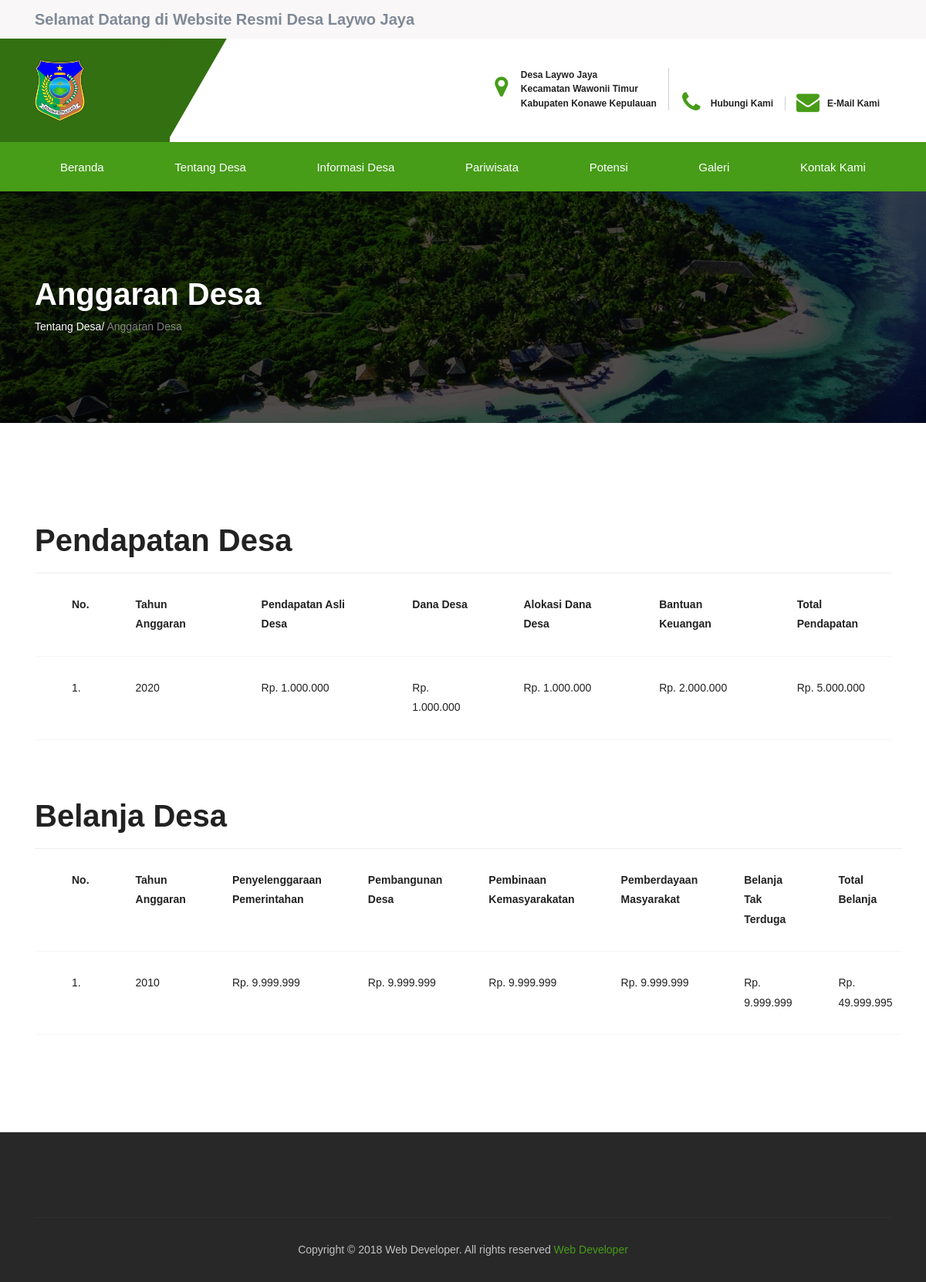
The app's page /index.php/home/anggaran, older data.
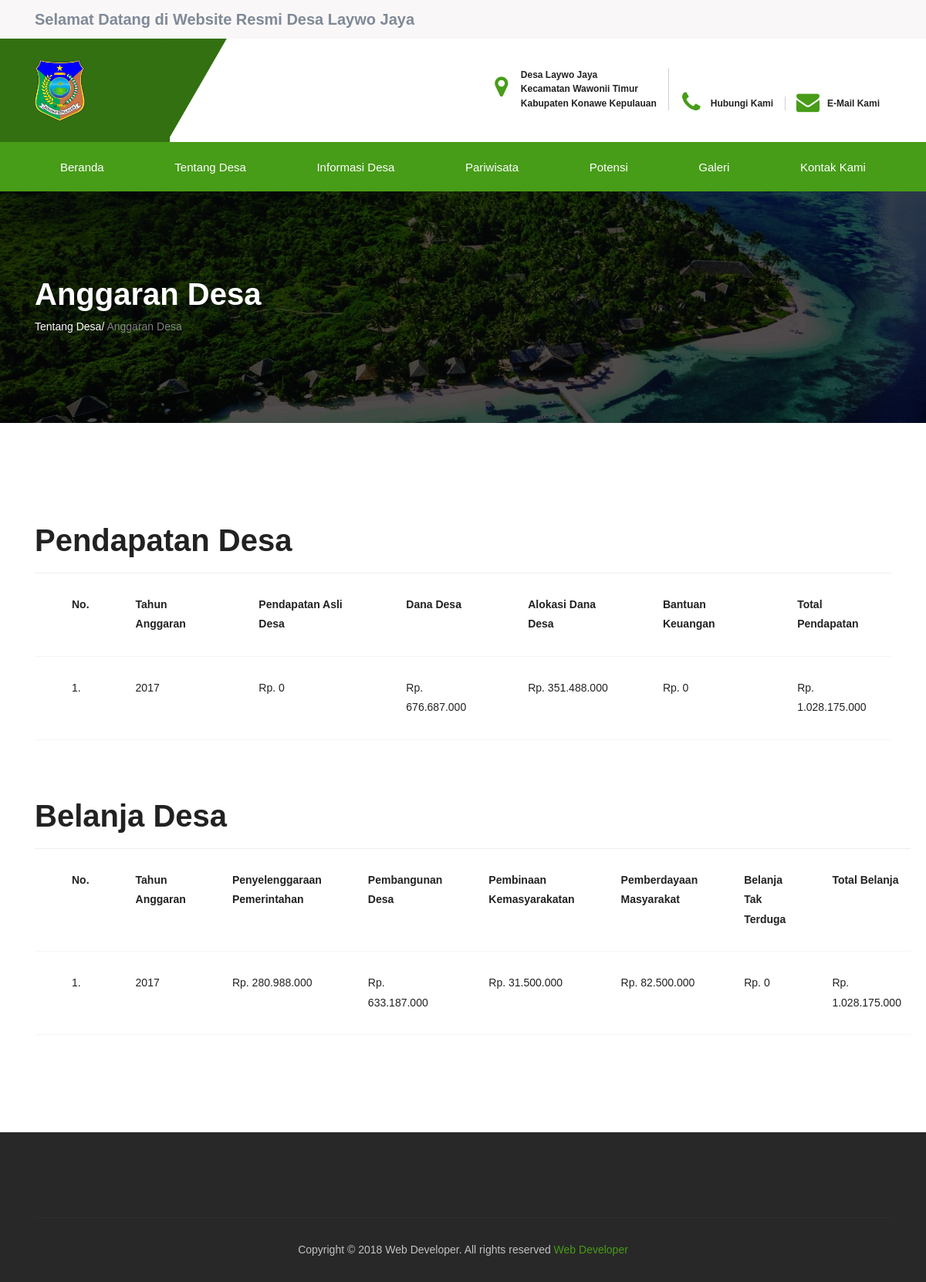
The same page, newer data.
### tables this page shows
CREATE TABLE IF NOT EXISTS `table_pendapatan` (
  `pendapatan_id` int(11) NOT NULL,
  `pendapatan_tahun` int(11) NOT NULL,
  `pendapatan_pad` double NOT NULL,
  `pendapatan_dd` double NOT NULL,
  `pendapatan_add` double NOT NULL,
  `pendapatan_bk` double NOT NULL,
  `pendapatan_total` double NOT NULL
);

CREATE TABLE IF NOT EXISTS `table_belanja` (
  `belanja_id` int(11) NOT NULL,
  `belanja_tahun` int(4) NOT NULL,
  `belanja_pemerintahan` double NOT NULL,
  `belanja_pembangunan` double NOT NULL,
  `belanja_pembinaan` double NOT NULL,
  `belanja_pemberdayaan` double NOT NULL,
  `belanja_lainlain` double NOT NULL,
  `belanja_total` double NOT NULL
);

### application/controllers/Home.php (called while the page is built, shortened)
<?php
class Home extends CI_Controller {
    function __construct() {
        $this->load->model("M_login");
        $this->load->model("M_gambar");
        $this->load->model("M_berita");
        $this->load->model("M_perangkat");
    		$this->load->model("M_foto");
    		$this->load->model("M_foto_kegiatan");
    		$this->load->model("M_video");
        $this->load->model("M_agenda");
		    $this->load->model("M_potensi");
		    $this->load->model("M_pariwisata");
		    $this->load->model("M_visi");
		    $this->load->model("M_sejarah_desa");
		    $this->load->model("M_sejarah_pemerintahan");
		    $this->load->model("M_perangkat");
		    $this->load->model("M_fasilitas");
		    $this->load->model("M_belanja");
		    $this->load->model("M_pendapatan");
        $this->load->model("M_jenis");
        $this->load->model("M_usia");
        $this->load->library("pagination");
    }
    public function anggaran(){
      $data['belanja']=$this->M_belanja->tampil_data_belanja();
      $data['pendapatan']=$this->M_pendapatan->tampil_data_pendapatan();
      $this->load->view("frontend/attribute/header.php");
      $this->load->view("frontend/anggaran",$data);
      $this->load->view("frontend/attribute/footer.php");
    }
}
?>

### index.php (called while the page is built, shortened)
<?php
require_once BASEPATH.'core/CodeIgniter.php';

### application/models/M_pendapatan.php (called while the page is built, shortened)
<?php
class M_pendapatan extends CI_Model{
	public function tampil_data_pendapatan() {
        $query  = $this->db->query("select * from table_pendapatan");
        return $query->result();
    }
}
?>

### application/models/M_belanja.php (called while the page is built, shortened)
<?php
class M_belanja extends CI_Model{
	public function tampil_data_belanja() {
        $query  = $this->db->query("select * from table_belanja");
        return $query->result();
    }
}
?>

### application/views/frontend/anggaran.php (the view, shortened to what the changed rows need)
<section class="inner-intro bg-img light-color overlay-before parallax-background">
	<div class="container">
		<div class="row title">
			<div class="title_row">
				<h1 data-title="Services Detail"><span>Anggaran Desa</span></h1>
			</div>
		</div>
	</div>
</section>
<div id="services-section" class="padding ptb-xs-40">
	<div class="container">
		<div class="row">
			<div class="col-lg-12 mt-xs-30 mt-sm-30">
				<div class="text-box mt-40">
					<div class="box-title mb-20">
						<h2>Pendapatan Desa</h2>
					</div>
					<div class="text-content">
						<div class="box">
          <div class="box-body no-padding">
            <table class="table table-striped">
              <tr>
                <th style="width: 1px">No.</th>
                <th>Tahun Anggaran</th>
                <th>Pendapatan Asli Desa</th>
                <th>Dana Desa</th>
                <th>Alokasi Dana Desa</th>
                <th>Bantuan Keuangan</th>
                <th>Total Pendapatan</th>
              </tr>
						<?php
							 $no=1;
							 foreach ($pendapatan as $key) {
				 		?>
              <tr>
                <td><?php echo $no;?>.</td>
                <td><?php echo $key->pendapatan_tahun;?></td>
                <td><?php echo "Rp. ".number_format($key->pendapatan_pad,0,',','.');?></td>
                <td><?php echo "Rp. ".number_format($key->pendapatan_dd,0,',','.');?></td>
                <td><?php echo "Rp. ".number_format($key->pendapatan_add,0,',','.');?></td>
                <td><?php echo "Rp. ".number_format($key->pendapatan_bk,0,',','.');?></td>
                <td><?php echo "Rp. ".number_format($key->pendapatan_total,0,',','.');?></td>
              </tr>
						<?php
							 $no++;
						 }
						?>
            </table>
          </div>
        </div>
					</div>
				</div>
			</div>
		</div>
		<div class="row">
			<div class="col-lg-12 mt-xs-30 mt-sm-30">
				<div class="text-box mt-40">
					<div class="box-title mb-20">
						<h2>Belanja Desa</h2>
					</div>
					<div class="text-content">
						<div class="box">
          <div class="box-body no-padding">
            <table class="table table-striped">
              <tr>
                <th>No.</th>
                <th>Tahun Anggaran</th>
                <th>Penyelenggaraan Pemerintahan</th>
                <th>Pembangunan Desa</th>
                <th>Pembinaan Kemasyarakatan</th>
                <th>Pemberdayaan Masyarakat</th>
                <th>Belanja Tak Terduga</th>
                <th>Total Belanja</th>
              </tr>
						<?php
							 $no1=1;
							 foreach ($belanja as $key1) {
				 		?>
              <tr>
                <td ><?php echo $no1;?>.</td>
                <td><?php echo $key1->belanja_tahun;?></td>
							<td><?php echo "Rp. ".number_format($key1->belanja_pemerintahan,0,',','.');?></td>
                <td><?php echo "Rp. ".number_format($key1->belanja_pembangunan,0,',','.');?></td>
                <td><?php echo "Rp. ".number_format($key1->belanja_pembinaan,0,',','.');?></td>
                <td><?php echo "Rp. ".number_format($key1->belanja_pemberdayaan,0,',','.');?></td>
                <td><?php echo "Rp. ".number_format($key1->belanja_lainlain,0,',','.');?></td>
                <td><?php echo "Rp. ".number_format($key1->belanja_total,0,',','.');?></td>
              </tr>
						<?php
							 $no1++;
						 }
						?>
            </table>
          </div>
        </div>
					</div>
				</div>
			</div>
		</div>
	</div>
</div>

Row changes from the older to the newer data that the page shows:
removed table_pendapatan: pendapatan_tahun "2020", pendapatan_pad "1.000.000", pendapatan_dd "1.000.000", pendapatan_add "1.000.000", pendapatan_bk "2.000.000", pendapatan_total "5.000.000"
removed table_belanja: belanja_tahun "2010", belanja_pemerintahan "9.999.999", belanja_pembangunan "9.999.999", belanja_pembinaan "9.999.999", belanja_pemberdayaan "9.999.999", belanja_lainlain "9.999.999", belanja_total "49.999.995"
added table_pendapatan: pendapatan_tahun "2017", pendapatan_pad "0", pendapatan_dd "676.687.000", pendapatan_add "351.488.000", pendapatan_bk "0", pendapatan_total "1.028.175.000"
added table_belanja: belanja_tahun "2017", belanja_pemerintahan "280.988.000", belanja_pembangunan "633.187.000", belanja_pembinaan "31.500.000", belanja_pemberdayaan "82.500.000", belanja_lainlain "0", belanja_total "1.028.175.000"
